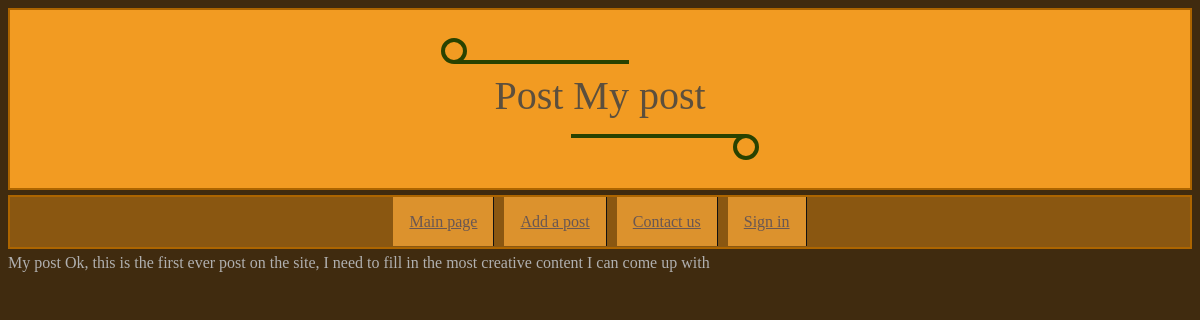
Page /post/superPost on the committed database.
### tables this page shows
CREATE TABLE posts(id INT, 
        title TEXT, 
        text TEXT,
        url TEXT, 
        time INT
        );

### main.py (the view)
@app.route('/post/<url>')
def post_page(url):
    db_temp = get_db()
    db = DataBase(db_temp)
    try:
        data = db.get_post_by_url(url)
        post_title = data['title']
        post_text = data['text']
        return render_template('post.html',
                               TITLE=f'Post {post_title}',
                               menu=main_menu,
                               post_title=post_title,
                               post_text=post_text)
    except:
        abort(404)

### database.py (called while the page is built)
def get_db():
    if not hasattr(g, 'link_db'):
        g.link_db = sql.connect('flask.db')
    return g.link_db

    def get_post_by_url(self, url):
        self.cur.execute(f"""SELECT * FROM posts WHERE url LIKE '{url}' """)
        return self.cur.fetchone()

### templates/post.html
{% extends 'base.html' %}
{% block custom_content %}
{{ post_title }}
{{ post_text }}
{% endblock %}

### static/css/styles.css (style rules this page uses)
body { color: #b0b0b0; background-color: #402b0f; }

### rows in the picture
posts: title "My post", text "Ok, this is the first ever post on the site, I need to fill in the most creative content I can come up with"

### other values in the picture
{{ TITLE }} "Post My post"
{{ item['title'] }} "Main page" "Add a post" "Contact us" "Sign in"
